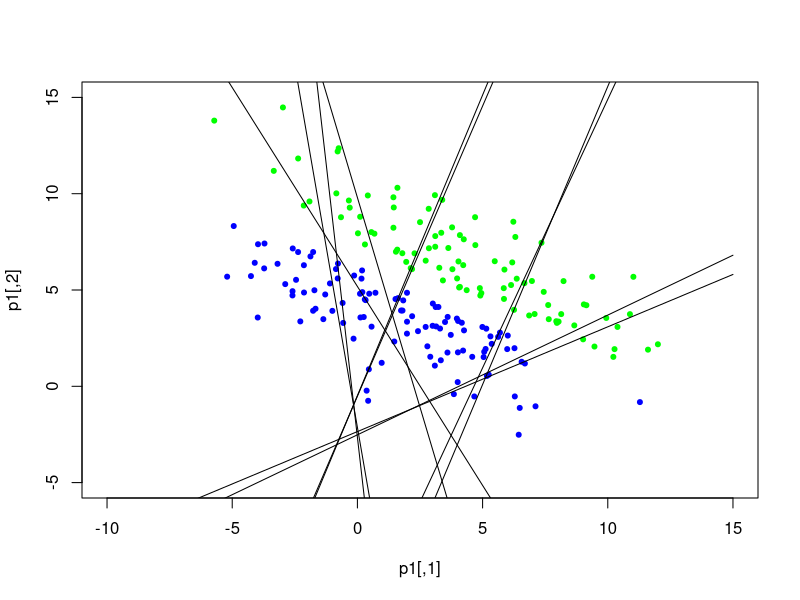
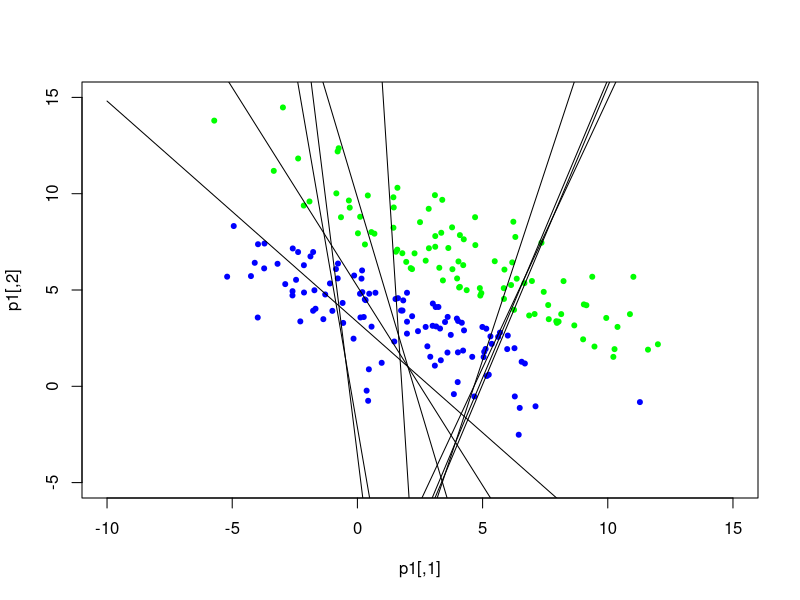
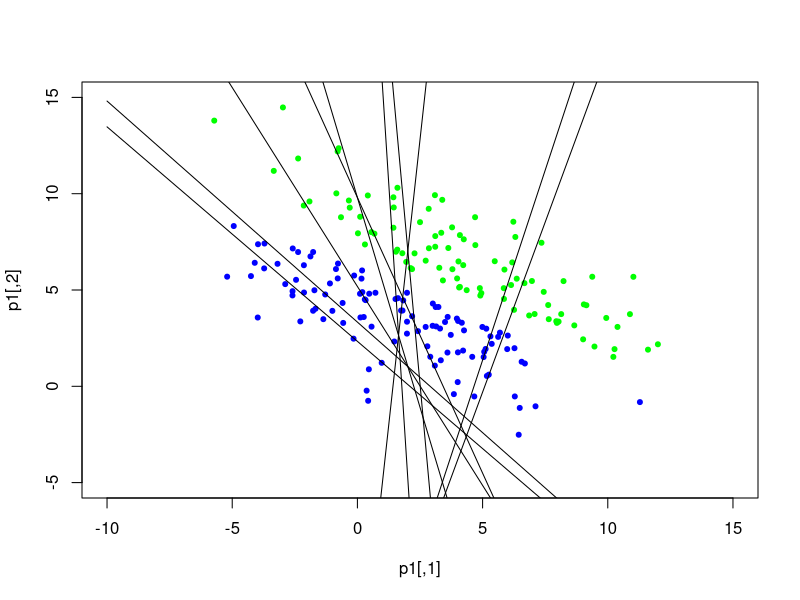
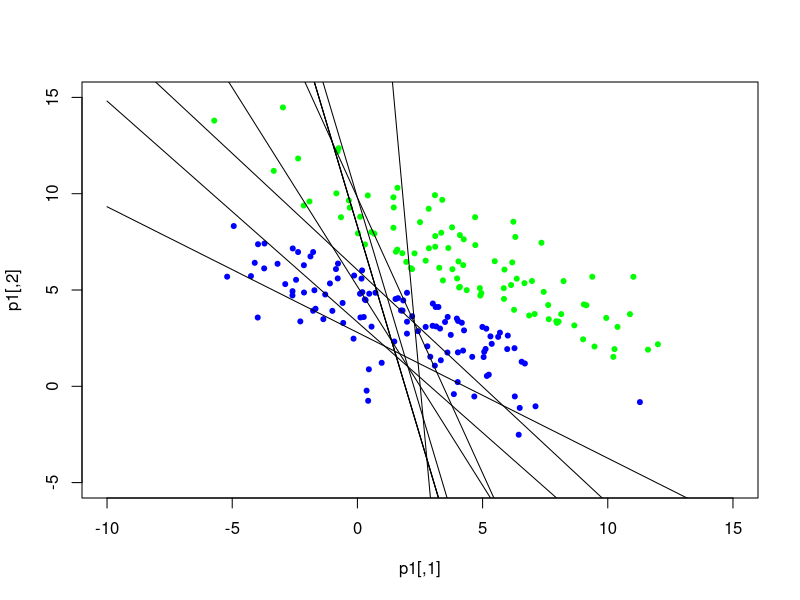
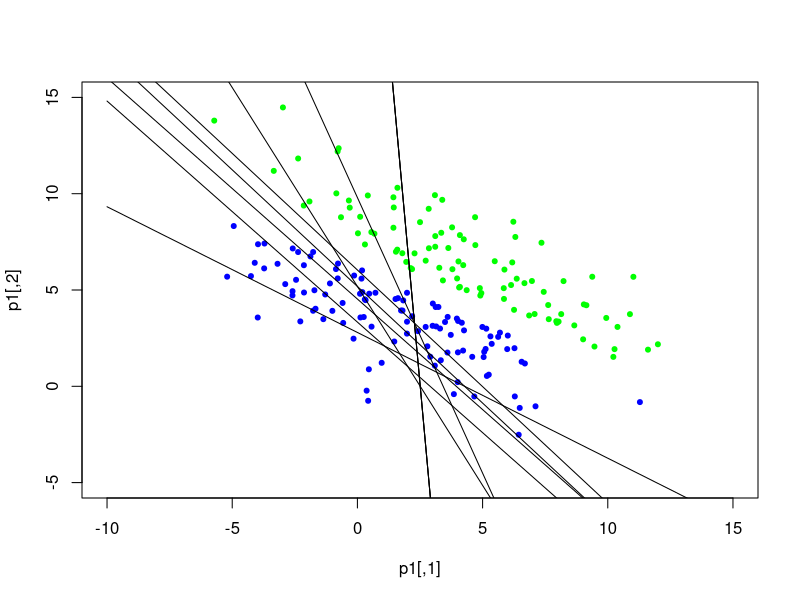
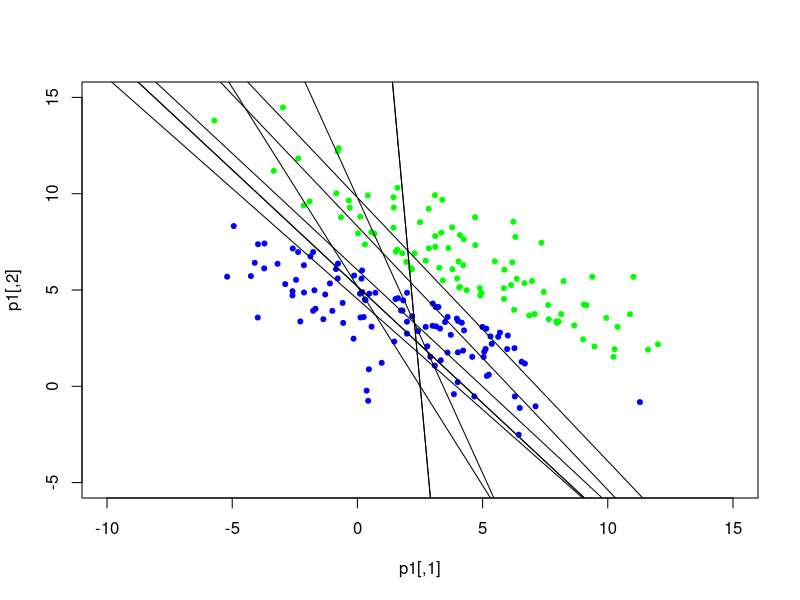
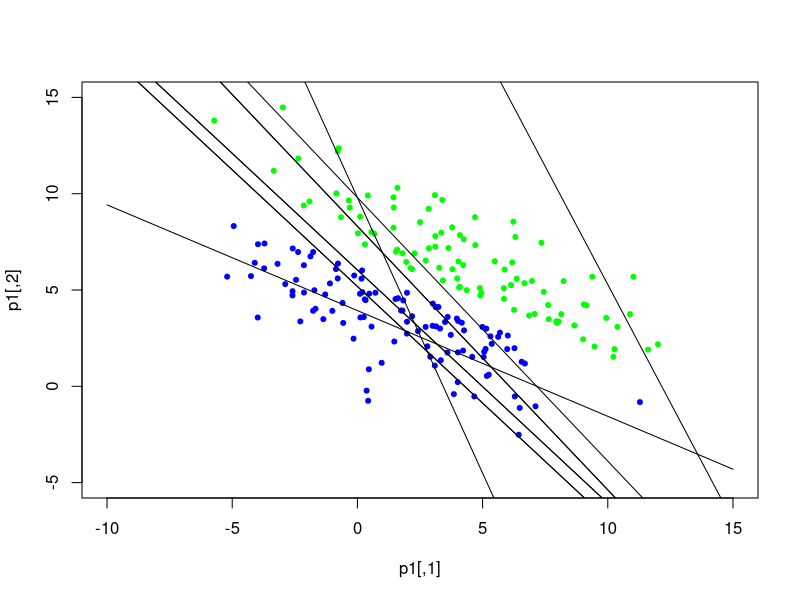
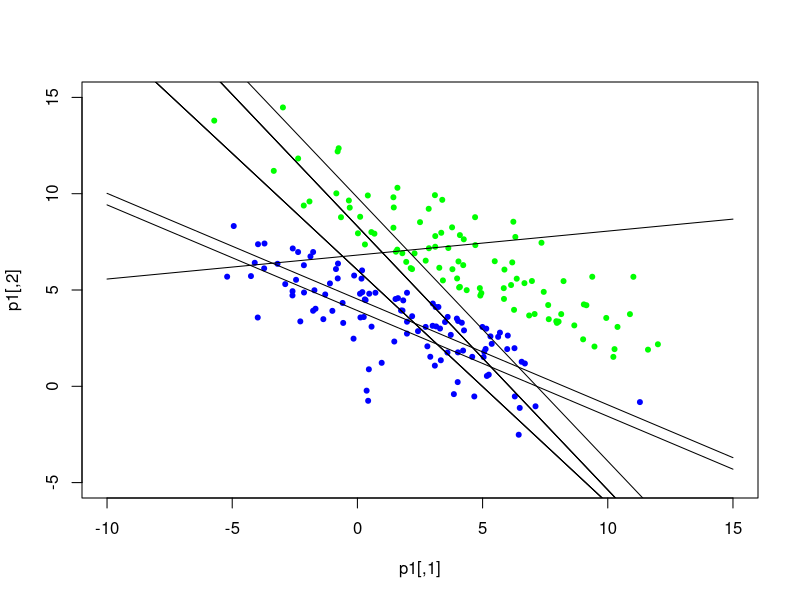

The R script that drew these images, in order:
# settings
generations <- 100
sizeOfPopulation <- 10
gene <- 3
mutateRate <- 0.15
mutateOnlyOneGene <- FALSE
xMin <- -10 # for first initalisation and plot
xMax <-  15 # for first initalisation and plot
yMin <-  -5 # for plot
yMax <-  15 # for plot

# read data
data <- read.table("data1.txt")
x <- as.matrix(data[,1:(ncol(data)-1)])
y <- as.vector(as.matrix(data[,ncol(data)]))

# color points for ploting
p <- as.matrix(data[,1:(ncol(data)-2)])
p1_i <- 0
p1 <- matrix(ncol=2, nrow=nrow(p))
p2_i <- 0
p2 <- matrix(ncol=2, nrow=nrow(p))
for(i in 1:nrow(p)) {
	if(y[i] > 0) {
		p1_i <- p1_i + 1
		p1[p1_i,] <- p[i,]
	} else {
		p2_i <- p2_i + 1
		p2[p2_i,] <- p[i,]
	}
}

# define landscapes (fitness function)
landscape <- function(w) {
#	# sum of false classified points
#	# -> have a lot of local minimas
#	delta <- 0
#	for(i in 1:nrow(x)) {
#		if(y[i] != sign(x[i,] %*% w)) {
#			delta <- delta + 1
#		}
#	}

	# distances to the orthogonal vector of false classified point
	delta <- 0
	for(i in 1:nrow(x)) {
		if(y[i] != sign(x[i,] %*% w)) {
			delta <- delta + abs(x[i,] %*% w)
		}
	}
	return(delta)
}

# functions
initPopulation <- function(candidates,gene,min,max) {
	# each but the last column of the population presents one gene of each individual
	# the last column of the population show the fitness of each individual
	population <- matrix(nrow=candidates, ncol=(gene+1))
	for(i in 1:candidates) {
		population[i,] <- runif(gene+1,min,max)
		population[i,gene+1] <- 0
	}
	return(population)
}

evaluate <- function(landscape,population) {
	for(i in 1:nrow(population)) {
		population[i,4] <- landscape(population[i,1:3])
	}
	return(population)
}

mutateOffspring <- function(population,mutateRate,gene) {
	newPopulation <- matrix(nrow=nrow(population)*2, ncol=ncol(population))
	signs <- c(-1,1)
	# copy old population
	for(i in 1:nrow(population)) {
		for(j in 1:(ncol(population)-1)) {
			newPopulation[i,j] <- population[i,j]
		}
	}
	# get new population
	for(i in 1:nrow(population)) {
		if(mutateOnlyOneGene) {
			for(j in 1:(ncol(population)-1)) {
				newPopulation[nrow(population)+i,j] <- population[i,j]
			}
			j <- sample(1:gene,1)
			newPopulation[nrow(population)+i,j] <- population[i,j] + mutateRate * sample(signs,1,replace=TRUE)
		} else {
			for(j in 1:(ncol(population)-1)) {
				newPopulation[nrow(population)+i,j] <- population[i,j] + mutateRate * sample(signs,1,replace=TRUE)
			}
		}
	}
	return(newPopulation)
}

fpsSelection <- function(population,newSize) {
	population <- population[order(population[,ncol(population)]),]
	return(population[1:newSize,])
}

mainEA <- function(landscape, generations, size, gene, mutateRate, xMin, xMax, yMin, yMax) {
	population <- initPopulation(size,gene,xMin,xMax)
	population <- evaluate(landscape,population)	
	generation = 1
	while(generations > generation) {		
		population <- mutateOffspring(population,mutateRate,gene)
		population <- evaluate(landscape,population)
		population <- fpsSelection(population,size)
		generation <- generation + 1
		
		# plot everything
		plot(p1, xlim=c(xMin,xMax), ylim=c(yMin,yMax), pch=20, col="green")
		points(p2, pch=20, col="blue")
		x = seq(xMin,xMax,0.1)
		for(i in 1:nrow(population)) {
			w <- population[i,]
			y = (w[3]-x*w[1])/w[2]   
			lines(x,y)
		}
	}
	return(population)
}

# and go for it
population <- mainEA(landscape, generations, sizeOfPopulation, gene, mutateRate, xMin, xMax, yMin, yMax)
